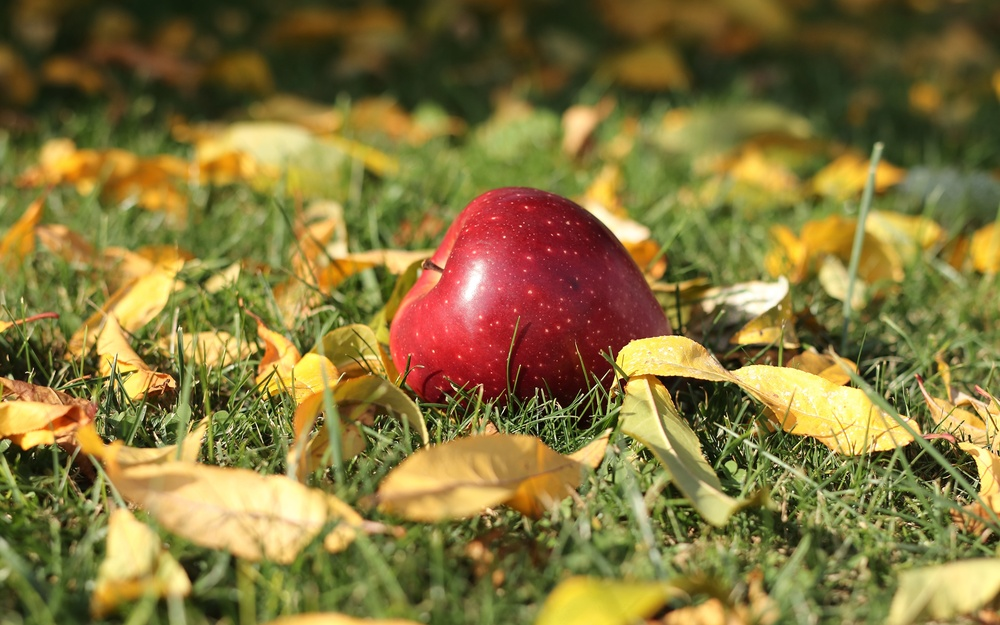
#> input picture test2/sample2.jpg, 1000 x 625 px, shrunk from 3840 x 2400 before the run
$ python red_contour.py
#> lines starting #> are read from the running program, lines starting #| are printed output that depends on the picture; after the words box and inside, x2 and y2 are one past the last pixel; in counts of white or black regions, pixels touching at a corner belong together
import cv2 as cv
import numpy as np

#проверка, как работает общее выделение контуров
#попытка выделить самый большой контур предмета красного цвета

img = cv.imread("sample2.jpg")
#> img is the input picture: shape (625, 1000, 3); mean B, G, R 59.4, 117.1, 132.6
img_gray = cv.cvtColor(img, cv.COLOR_BGR2GRAY)
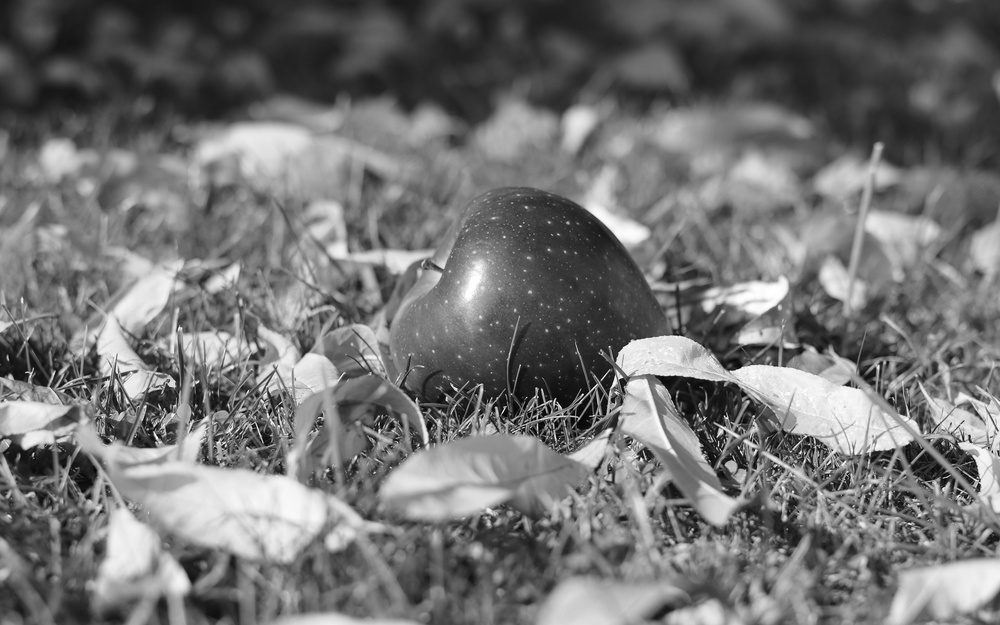
#> img_gray: shape (625, 1000); min 1, max 255, mean 115.2
ret, img_thresh = cv.threshold(img_gray, 127, 255, 0)
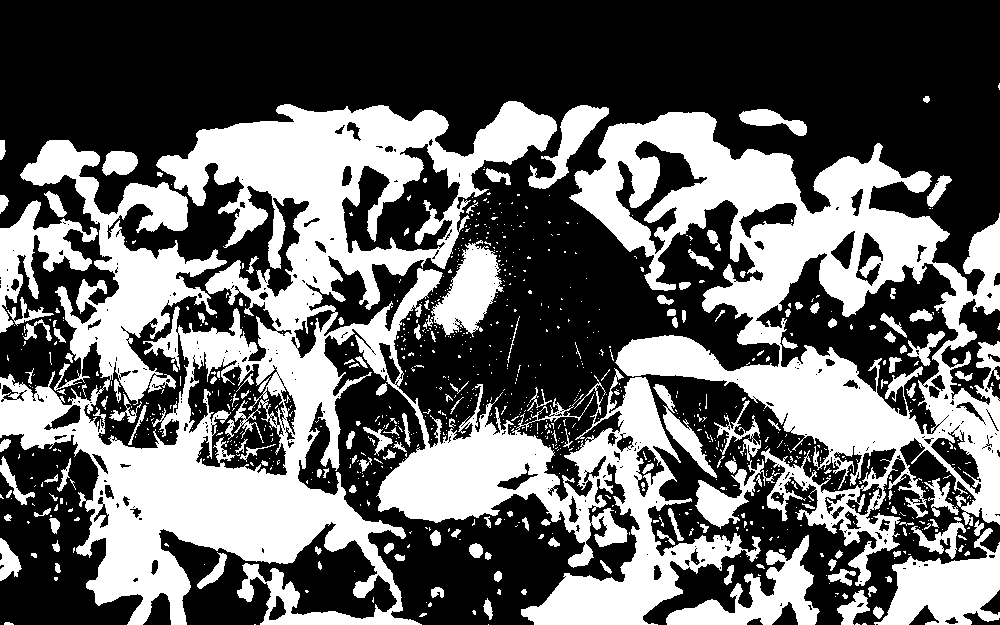
#> img_thresh: shape (625, 1000); 39.6% white; 926 white regions (759 under 20 px)

contours, hierarchy = cv.findContours(img_thresh, cv.RETR_TREE, cv.CHAIN_APPROX_SIMPLE)
#> contours = 1476 contours, 1261 with area under 20; largest, box (x1, y1, x2, y2) and area: (0, 101, 761, 625) 150080, (569, 112, 1000, 586) 88108, (755, 252, 959, 435) 15926, (187, 351, 288, 476) 7574, (341, 143, 461, 254) 6844

n_img = img.copy()
cv.drawContours(n_img, contours, -1, (0, 0, 0), 2, cv.LINE_AA, hierarchy, 1)
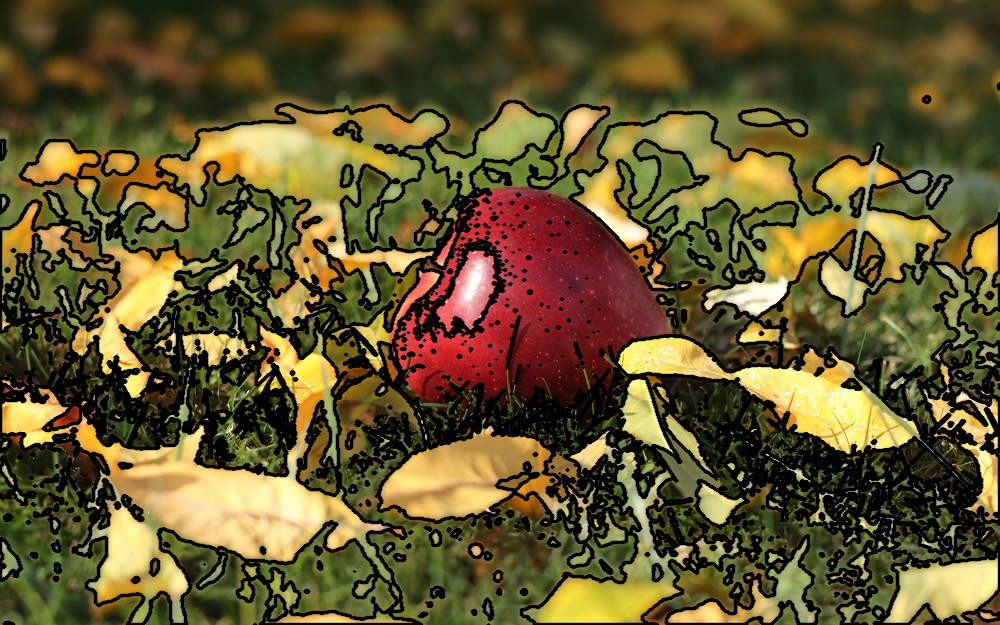
#> n_img: shape (625, 1000, 3); mean B, G, R 43.6, 86.6, 98.9

cv.imwrite("cont_v_1.jpg", n_img)


img_better = cv.addWeighted(img, 1.5, img, -0.2, 0)
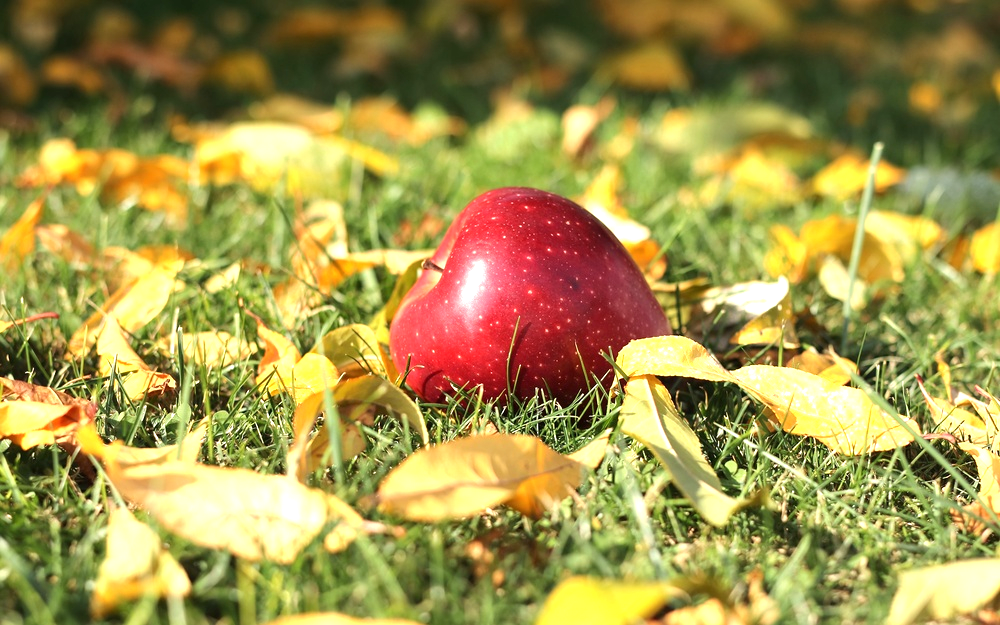
#> img_better: shape (625, 1000, 3); mean B, G, R 77.1, 148.6, 162.5
img_hsv = cv.cvtColor(img_better, cv.COLOR_BGR2HSV)
#> img_hsv: shape (625, 1000, 3); mean H, S, V 36.4, 144.5, 168.1


lower_red = np.array([0,50,50])
upper_red = np.array([10,255,255])
mask0 = cv.inRange(img_hsv, lower_red, upper_red)
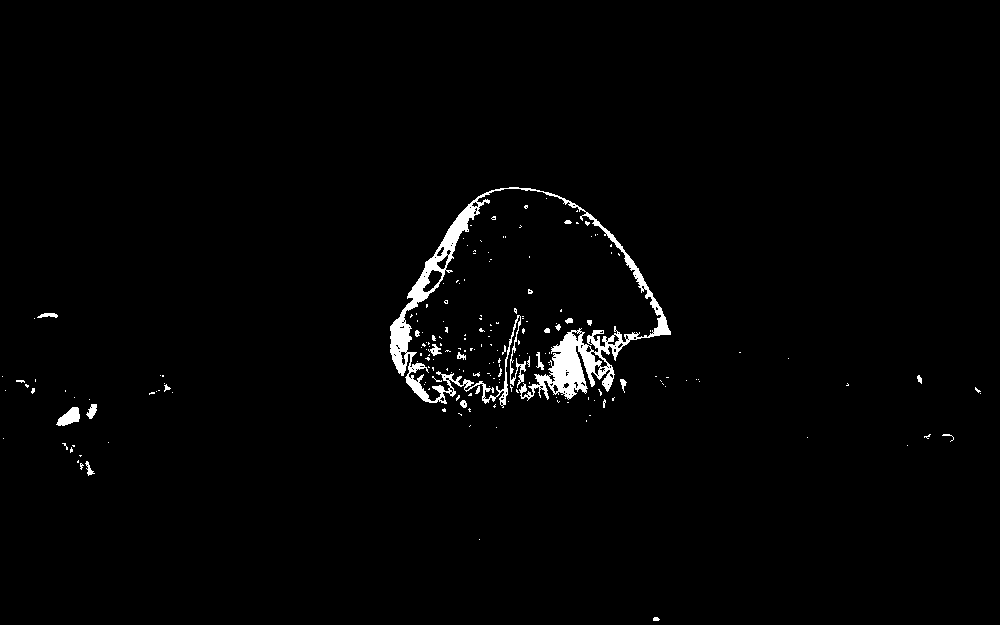
#> mask0: shape (625, 1000); 1.6% white; 194 white regions (173 under 20 px), largest, box (x1, y1, x2, y2) and area: (390, 187, 671, 408) 8452, (56, 407, 80, 426) 272, (86, 404, 97, 419) 98

lower_red = np.array([170,50,50])
upper_red = np.array([180,255,255])
mask1 = cv.inRange(img_hsv, lower_red, upper_red)
#> mask1: shape (625, 1000); 4.8% white; 48 white regions (45 under 20 px), largest, box (x1, y1, x2, y2) and area: (401, 189, 661, 401) 29939, (437, 247, 444, 256) 31, (553, 385, 558, 393) 23

mask = mask0+mask1
#> mask: shape (625, 1000); 6.5% white; 77 white regions (65 under 20 px), largest, box (x1, y1, x2, y2) and area: (390, 187, 671, 408) 39488, (56, 407, 80, 426) 272, (86, 404, 97, 419) 98


kernel = np.ones((20,20),np.uint8)
mask = cv.dilate(mask, kernel, iterations = 1)
#> mask: shape (625, 1000); 11.4% white; 16 white regions, largest, box (x1, y1, x2, y2) and area: (381, 178, 681, 438) 55387, (47, 381, 119, 486) 4745, (898, 425, 964, 456) 1581
mask = cv.erode(mask, kernel, iterations = 1)
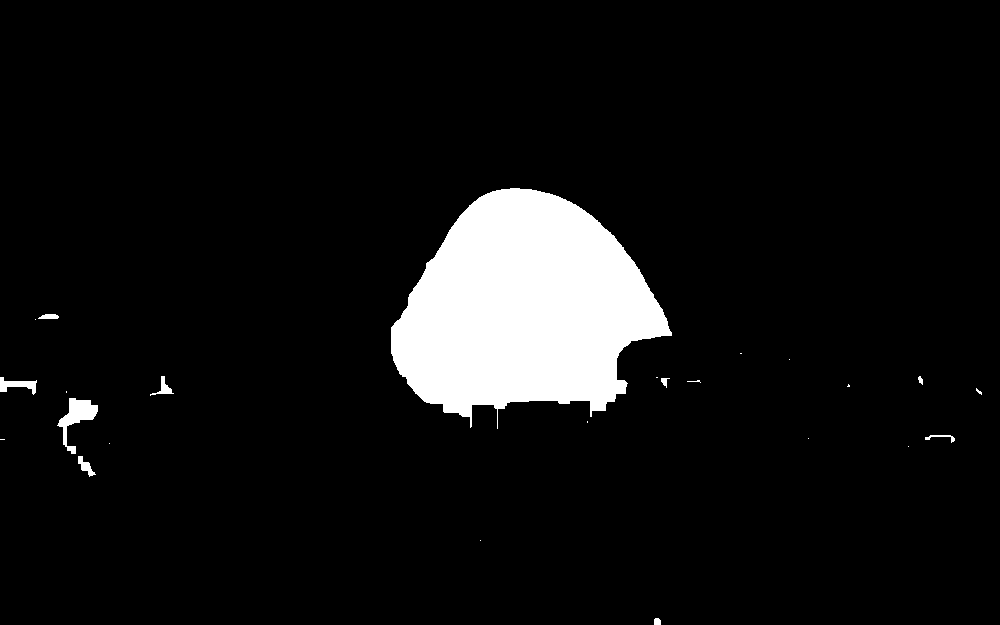
#> mask: shape (625, 1000); 7.3% white; 24 white regions (14 under 20 px)


new_img = img.copy()

contours, hierarchy = cv.findContours(mask, cv.RETR_TREE, cv.CHAIN_APPROX_SIMPLE)
#> contours = 24 contours, 15 with area under 20; largest, box (x1, y1, x2, y2) and area: (391, 188, 672, 429) 43502, (57, 398, 98, 454) 730, (0, 377, 37, 395) 252, (78, 456, 96, 477) 122, (150, 376, 174, 396) 111

max_s = 0
main_c = contours[0]
#> main_c = [[655, 618], [654, 619], [654, 624], [660, 624], [660, 620], [658, 618]]

c = max(contours, key=cv.contourArea)
#> c = contour of 331 points, box (x1, y1, x2, y2) (391, 188, 672, 429), area 43502

cv.drawContours(new_img, [c], 0, (0, 0, 0), 2)
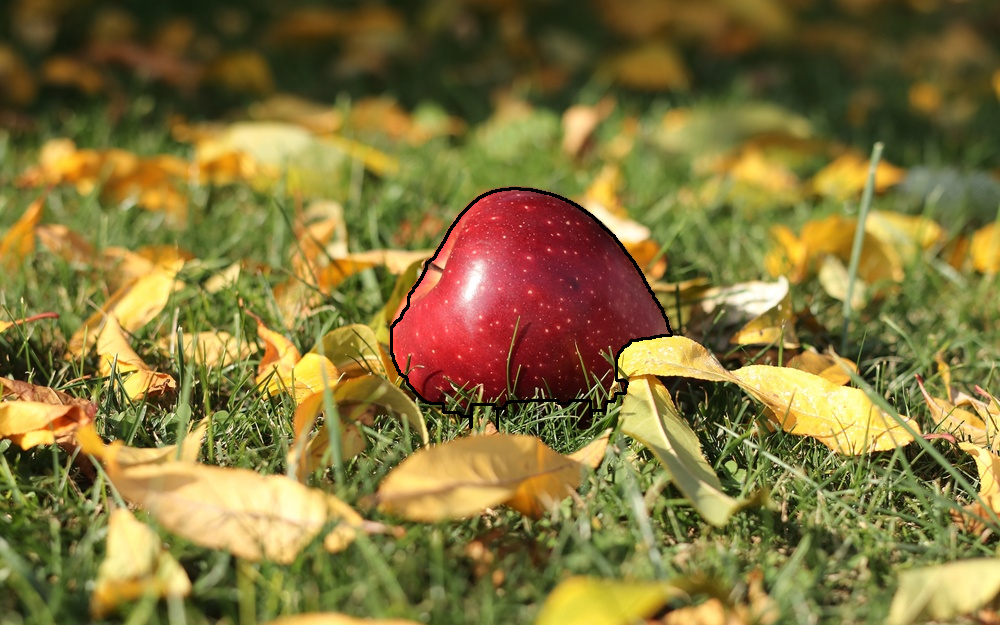
#> new_img: shape (625, 1000, 3); 0.49% of pixels changed, all inside (x1, y1, x2, y2) = (390, 187, 673, 430)

cv.imwrite("cont_v_2.jpg", new_img)
